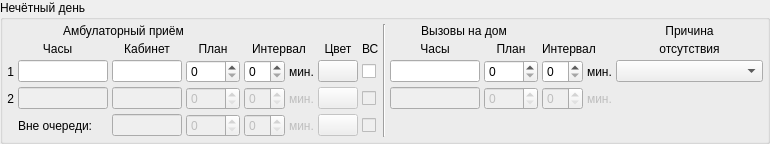
        <widget class="QGroupBox" name="grbOnePlan">
         <property name="title">
          <string>Нечётный день</string>
         </property>
         <layout class="QGridLayout" name="gridLayout_6">
          <property name="margin">
           <number>4</number>
          </property>
          <property name="spacing">
           <number>4</number>
          </property>
          <item row="1" column="12">
           <widget class="QLabel" name="lblReasonOfAbsence2">
            <property name="text">
             <string>отсутствия</string>
            </property>
            <property name="alignment">
             <set>Qt::AlignCenter</set>
            </property>
           </widget>
          </item>
          <item row="2" column="2">
           <widget class="QLineEdit" name="edtAmbOffice1">
            <property name="sizePolicy">
             <sizepolicy hsizetype="Minimum" vsizetype="Fixed">
              <horstretch>0</horstretch>
              <verstretch>0</verstretch>
             </sizepolicy>
            </property>
            <property name="maximumSize">
             <size>
              <width>70</width>
              <height>16777215</height>
             </size>
            </property>
            <property name="maxLength">
             <number>8</number>
            </property>
           </widget>
          </item>
          <item row="2" column="0">
           <widget class="QLabel" name="label_1">
            <property name="text">
             <string>1</string>
            </property>
            <property name="alignment">
             <set>Qt::AlignRight|Qt::AlignTrailing|Qt::AlignVCenter</set>
            </property>
           </widget>
          </item>
          <item row="1" column="8">
           <widget class="QLabel" name="lblHomeHours">
            <property name="text">
             <string>Часы</string>
            </property>
            <property name="alignment">
             <set>Qt::AlignCenter</set>
            </property>
           </widget>
          </item>
          <item row="1" column="3">
           <widget class="QLabel" name="lblAmbPlan">
            <property name="text">
             <string>План</string>
            </property>
            <property name="alignment">
             <set>Qt::AlignCenter</set>
            </property>
           </widget>
          </item>
          <item row="2" column="3">
           <widget class="QSpinBox" name="edtAmbPlan1">
            <property name="maximum">
             <number>9999</number>
            </property>
           </widget>
          </item>
          <item row="2" column="1">
           <widget class="CTimeRangeEdit" name="edtAmbTimeRange1">
            <property name="sizePolicy">
             <sizepolicy hsizetype="Minimum" vsizetype="Fixed">
              <horstretch>0</horstretch>
              <verstretch>0</verstretch>
             </sizepolicy>
            </property>
            <property name="maximumSize">
             <size>
              <width>90</width>
              <height>16777215</height>
             </size>
            </property>
            <property name="maxLength">
             <number>13</number>
            </property>
           </widget>
          </item>
          <item row="1" column="2">
           <widget class="QLabel" name="lblAmbCab">
            <property name="text">
             <string>Кабинет</string>
            </property>
            <property name="alignment">
             <set>Qt::AlignCenter</set>
            </property>
           </widget>
          </item>
          <item row="1" column="0" colspan="2">
           <widget class="QLabel" name="lblAmbHours">
            <property name="text">
             <string>Часы</string>
            </property>
            <property name="alignment">
             <set>Qt::AlignCenter</set>
            </property>
           </widget>
          </item>
          <item row="0" column="8" colspan="2">
           <widget class="QLabel" name="lblHome">
            <property name="text">
             <string>Вызовы на дом</string>
            </property>
            <property name="alignment">
             <set>Qt::AlignCenter</set>
            </property>
           </widget>
          </item>
          <item row="0" column="12">
           <widget class="QLabel" name="lblReasonOfAbsence1">
            <property name="text">
             <string>Причина</string>
            </property>
            <property name="alignment">
             <set>Qt::AlignCenter</set>
            </property>
           </widget>
          </item>
          <item row="1" column="9">
           <widget class="QLabel" name="lblHomePlan">
            <property name="text">
             <string>План</string>
            </property>
            <property name="alignment">
             <set>Qt::AlignCenter</set>
            </property>
           </widget>
          </item>
          <item row="2" column="8">
           <widget class="CTimeRangeEdit" name="edtHomeTimeRange1">
            <property name="sizePolicy">
             <sizepolicy hsizetype="Minimum" vsizetype="Fixed">
              <horstretch>0</horstretch>
              <verstretch>0</verstretch>
             </sizepolicy>
            </property>
            <property name="maximumSize">
             <size>
              <width>90</width>
              <height>16777215</height>
             </size>
            </property>
            <property name="maxLength">
             <number>13</number>
            </property>
           </widget>
          </item>
          <item row="3" column="0">
           <widget class="QLabel" name="label_2">
            <property name="text">
             <string>2</string>
            </property>
            <property name="alignment">
             <set>Qt::AlignRight|Qt::AlignTrailing|Qt::AlignVCenter</set>
            </property>
           </widget>
          </item>
          <item row="2" column="12">
           <widget class="CRBComboBox" name="cmbReasonOfAbsence1">
            <property name="sizePolicy">
             <sizepolicy hsizetype="Expanding" vsizetype="Fixed">
              <horstretch>0</horstretch>
              <verstretch>0</verstretch>
             </sizepolicy>
            </property>
           </widget>
          </item>
          <item row="3" column="1">
           <widget class="CTimeRangeEdit" name="edtAmbTimeRange12">
            <property name="enabled">
             <bool>false</bool>
            </property>
            <property name="sizePolicy">
             <sizepolicy hsizetype="Minimum" vsizetype="Fixed">
              <horstretch>0</horstretch>
              <verstretch>0</verstretch>
             </sizepolicy>
            </property>
            <property name="maximumSize">
             <size>
              <width>90</width>
              <height>16777215</height>
             </size>
            </property>
            <property name="maxLength">
             <number>13</number>
            </property>
           </widget>
          </item>
          <item row="2" column="9">
           <widget class="QSpinBox" name="edtHomePlan1">
            <property name="maximum">
             <number>9999</number>
            </property>
           </widget>
          </item>
          <item row="3" column="2">
           <widget class="QLineEdit" name="edtAmbOffice12">
            <property name="enabled">
             <bool>false</bool>
            </property>
            <property name="sizePolicy">
             <sizepolicy hsizetype="Minimum" vsizetype="Fixed">
              <horstretch>0</horstretch>
              <verstretch>0</verstretch>
             </sizepolicy>
            </property>
            <property name="maximumSize">
             <size>
              <width>70</width>
              <height>16777215</height>
             </size>
            </property>
            <property name="maxLength">
             <number>8</number>
            </property>
           </widget>
          </item>
          <item row="3" column="3">
           <widget class="QSpinBox" name="edtAmbPlan12">
            <property name="enabled">
             <bool>false</bool>
            </property>
            <property name="maximum">
             <number>9999</number>
            </property>
           </widget>
          </item>
          <item row="3" column="8">
           <widget class="CTimeRangeEdit" name="edtHomeTimeRange12">
            <property name="enabled">
             <bool>false</bool>
            </property>
            <property name="sizePolicy">
             <sizepolicy hsizetype="Minimum" vsizetype="Fixed">
              <horstretch>0</horstretch>
              <verstretch>0</verstretch>
             </sizepolicy>
            </property>
            <property name="maximumSize">
             <size>
              <width>90</width>
              <height>16777215</height>
             </size>
            </property>
            <property name="maxLength">
             <number>13</number>
            </property>
           </widget>
          </item>
          <item row="3" column="9">
           <widget class="QSpinBox" name="edtHomePlan12">
            <property name="enabled">
             <bool>false</bool>
            </property>
            <property name="maximum">
             <number>9999</number>
            </property>
           </widget>
          </item>
          <item row="3" column="12">
           <spacer name="horizontalSpacer_7">
            <property name="orientation">
             <enum>Qt::Horizontal</enum>
            </property>
            <property name="sizeHint" stdset="0">
             <size>
              <width>147</width>
              <height>20</height>
             </size>
            </property>
           </spacer>
          </item>
          <item row="0" column="0" colspan="4">
           <widget class="QLabel" name="lblAmb">
            <property name="text">
             <string>Амбулаторный приём</string>
            </property>
            <property name="alignment">
             <set>Qt::AlignCenter</set>
            </property>
           </widget>
          </item>
          <item row="4" column="1">
           <widget class="QLabel" name="label">
            <property name="text">
             <string>Вне очереди:</string>
            </property>
           </widget>
          </item>
          <item row="4" column="2">
           <widget class="QLineEdit" name="edtAmbInterOffice1">
            <property name="enabled">
             <bool>false</bool>
            </property>
            <property name="sizePolicy">
             <sizepolicy hsizetype="Minimum" vsizetype="Fixed">
              <horstretch>0</horstretch>
              <verstretch>0</verstretch>
             </sizepolicy>
            </property>
            <property name="maximumSize">
             <size>
              <width>70</width>
              <height>16777215</height>
             </size>
            </property>
            <property name="maxLength">
             <number>8</number>
            </property>
           </widget>
          </item>
          <item row="4" column="3">
           <widget class="QSpinBox" name="edtAmbInterPlan1">
            <property name="enabled">
             <bool>false</bool>
            </property>
            <property name="maximum">
             <number>9999</number>
            </property>
           </widget>
          </item>
          <item row="4" column="5">
           <widget class="CColorPicker" name="btnAmbInterColor1">
            <property name="enabled">
             <bool>false</bool>
            </property>
            <property name="text">
             <string/>
            </property>
           </widget>
          </item>
          <item row="2" column="5">
           <widget class="CColorPicker" name="btnAmbColor1">
            <property name="text">
             <string/>
            </property>
           </widget>
          </item>
          <item row="1" column="5">
           <widget class="QLabel" name="lblAmbColor">
            <property name="text">
             <string>Цвет</string>
            </property>
            <property name="alignment">
             <set>Qt::AlignCenter</set>
            </property>
           </widget>
          </item>
          <item row="3" column="5">
           <widget class="CColorPicker" name="btnAmbColor12">
            <property name="enabled">
             <bool>false</bool>
            </property>
            <property name="text">
             <string/>
            </property>
           </widget>
          </item>
          <item row="2" column="4">
           <layout class="QHBoxLayout" name="horizontalLayout">
            <item>
             <widget class="QSpinBox" name="edtAmbInterval1">
              <property name="minimum">
               <number>0</number>
              </property>
              <property name="value">
               <number>0</number>
              </property>
             </widget>
            </item>
            <item>
             <widget class="QLabel" name="lblAmbInterval1">
              <property name="text">
               <string>мин.</string>
              </property>
             </widget>
            </item>
           </layout>
          </item>
          <item row="3" column="4">
           <layout class="QHBoxLayout" name="horizontalLayout_2">
            <item>
             <widget class="QSpinBox" name="edtAmbInterval12">
              <property name="enabled">
               <bool>false</bool>
              </property>
              <property name="minimum">
               <number>0</number>
              </property>
              <property name="value">
               <number>0</number>
              </property>
             </widget>
            </item>
            <item>
             <widget class="QLabel" name="lblAmbInterval12">
              <property name="enabled">
               <bool>false</bool>
              </property>
              <property name="text">
               <string>мин.</string>
              </property>
             </widget>
            </item>
           </layout>
          </item>
          <item row="4" column="4">
           <layout class="QHBoxLayout" name="horizontalLayout_3">
            <item>
             <widget class="QSpinBox" name="edtAmbInterInterval1">
              <property name="enabled">
               <bool>false</bool>
              </property>
              <property name="minimum">
               <number>0</number>
              </property>
              <property name="value">
               <number>0</number>
              </property>
             </widget>
            </item>
            <item>
             <widget class="QLabel" name="lblAmbInterInterval1">
              <property name="enabled">
               <bool>false</bool>
              </property>
              <property name="text">
               <string>мин.</string>
              </property>
             </widget>
            </item>
           </layout>
          </item>
          <item row="1" column="4">
           <widget class="QLabel" name="lblAmbInterval">
            <property name="text">
             <string>Интервал</string>
            </property>
            <property name="alignment">
             <set>Qt::AlignCenter</set>
            </property>
           </widget>
          </item>
          <item row="1" column="10">
           <widget class="QLabel" name="lblHomeInterval">
            <property name="text">
             <string>Интервал</string>
            </property>
           </widget>
          </item>
          <item row="3" column="10">
           <layout class="QHBoxLayout" name="horizontalLayout_22">
            <item>
             <widget class="QSpinBox" name="edtHomeInterval12">
              <property name="enabled">
               <bool>false</bool>
              </property>
             </widget>
            </item>
            <item>
             <widget class="QLabel" name="lblHomeInterval12">
              <property name="enabled">
               <bool>false</bool>
              </property>
              <property name="text">
               <string>мин.</string>
              </property>
             </widget>
            </item>
           </layout>
          </item>
          <item row="2" column="10">
           <layout class="QHBoxLayout" name="horizontalLayout_23">
            <item>
             <widget class="QSpinBox" name="edtHomeInterval1"/>
            </item>
            <item>
             <widget class="QLabel" name="lblHomeInterval1">
              <property name="text">
               <string>мин.</string>
              </property>
             </widget>
            </item>
           </layout>
          </item>
          <item row="3" column="6">
           <widget class="QCheckBox" name="chkNotExternalSystem12">
            <property name="enabled">
             <bool>false</bool>
            </property>
            <property name="toolTip">
             <string>&lt;html&gt;&lt;head/&gt;&lt;body&gt;&lt;p&gt;Данный период недоступен для использования через внешние системы&lt;/p&gt;&lt;/body&gt;&lt;/html&gt;</string>
            </property>
            <property name="text">
             <string/>
            </property>
           </widget>
          </item>
          <item row="2" column="6">
           <widget class="QCheckBox" name="chkNotExternalSystem1">
            <property name="toolTip">
             <string>&lt;html&gt;&lt;head/&gt;&lt;body&gt;&lt;p&gt;Данный период недоступен для использования через внешние системы&lt;/p&gt;&lt;/body&gt;&lt;/html&gt;</string>
            </property>
            <property name="text">
             <string/>
            </property>
           </widget>
          </item>
          <item row="1" column="6">
           <widget class="QLabel" name="lblNotExternalSytem">
            <property name="toolTip">
             <string>&lt;html&gt;&lt;head/&gt;&lt;body&gt;&lt;p&gt;Данный период недоступен для использования через внешние системы&lt;/p&gt;&lt;/body&gt;&lt;/html&gt;</string>
            </property>
            <property name="layoutDirection">
             <enum>Qt::LeftToRight</enum>
            </property>
            <property name="text">
             <string>ВС</string>
            </property>
           </widget>
          </item>
          <item row="0" column="7" rowspan="5">
           <widget class="Line" name="line">
            <property name="orientation">
             <enum>Qt::Vertical</enum>
            </property>
           </widget>
          </item>
          <item row="4" column="6">
           <widget class="QCheckBox" name="chkInterNotExternalSystem1">
            <property name="enabled">
             <bool>false</bool>
            </property>
            <property name="text">
             <string/>
            </property>
           </widget>
          </item>
         </layout>
        </widget>
